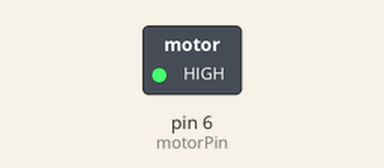
Simulated run of this sketch. Board: Arduino Uno, built with avr-gcc and run on an emulated ATmega328P. On the bench: switched loads named in the sketch (green lamp = pin HIGH).

Above: at 1.0 s.
At 3.0 s:
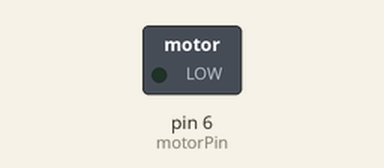
Timing chart, 0 to 5.2 s (numbered marks = the images above):
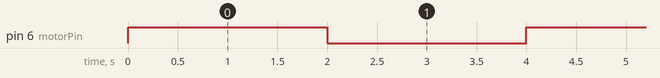

The sketch:

s2b_motor_test.ino
```cpp
const int motorPin = 6;  // MOSFET Gate connected to pin 9

void setup() {
    pinMode(motorPin, OUTPUT);  // Set pin as output
}

void loop() {
    digitalWrite(motorPin, HIGH); // Turn motor ON
    delay(2000);                  // Run for 2 seconds
    digitalWrite(motorPin, LOW);  // Turn motor OFF
    delay(2000);                  // Wait for 2 seconds
}
```

Measured:
- by itself, pin 6 (motorPin): alternates HIGH for 2.0 s and LOW for 2.0 s
